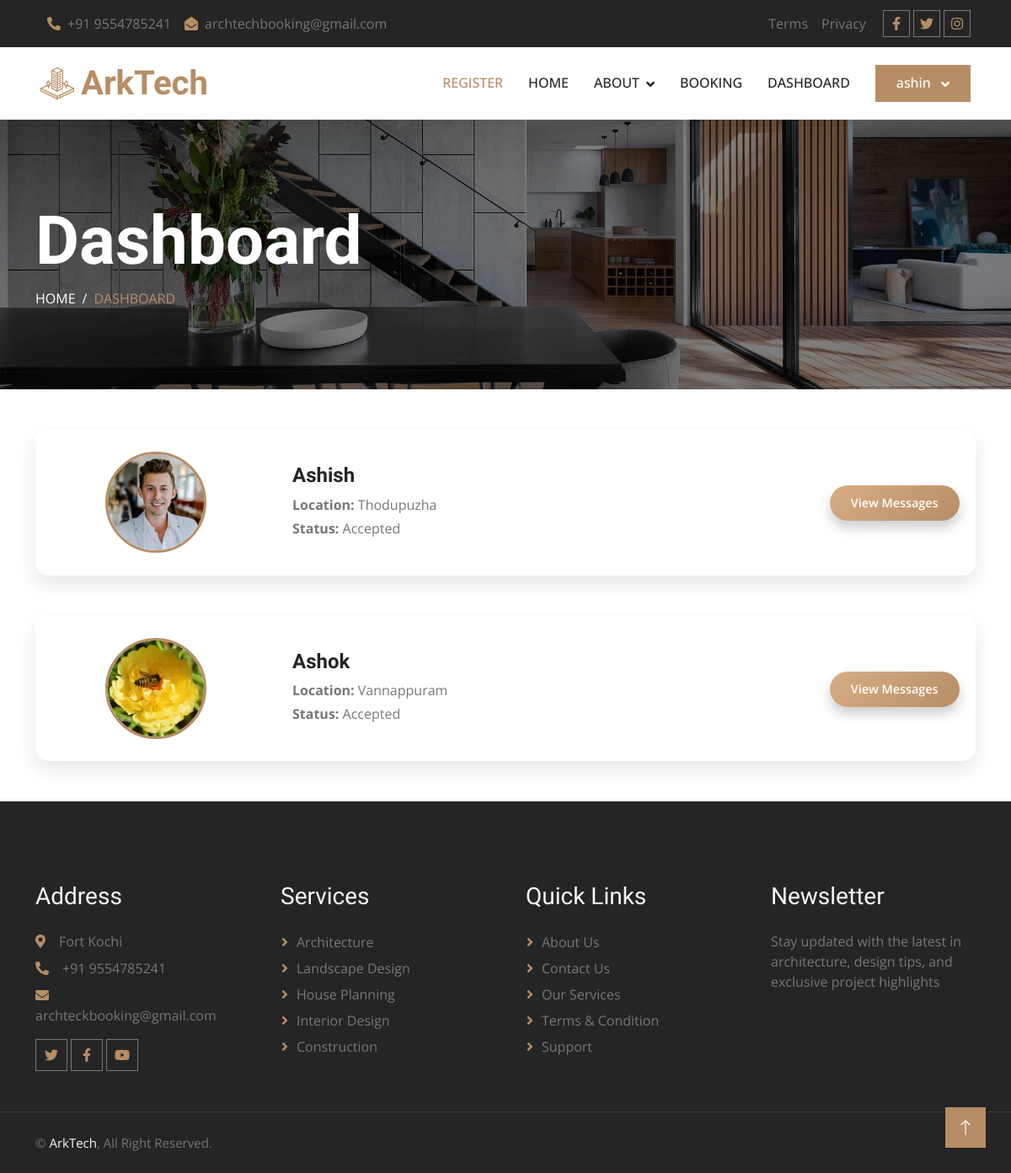
/Guest/customer_dashboard.php (signed in), run on an earlier commit of the app's database.
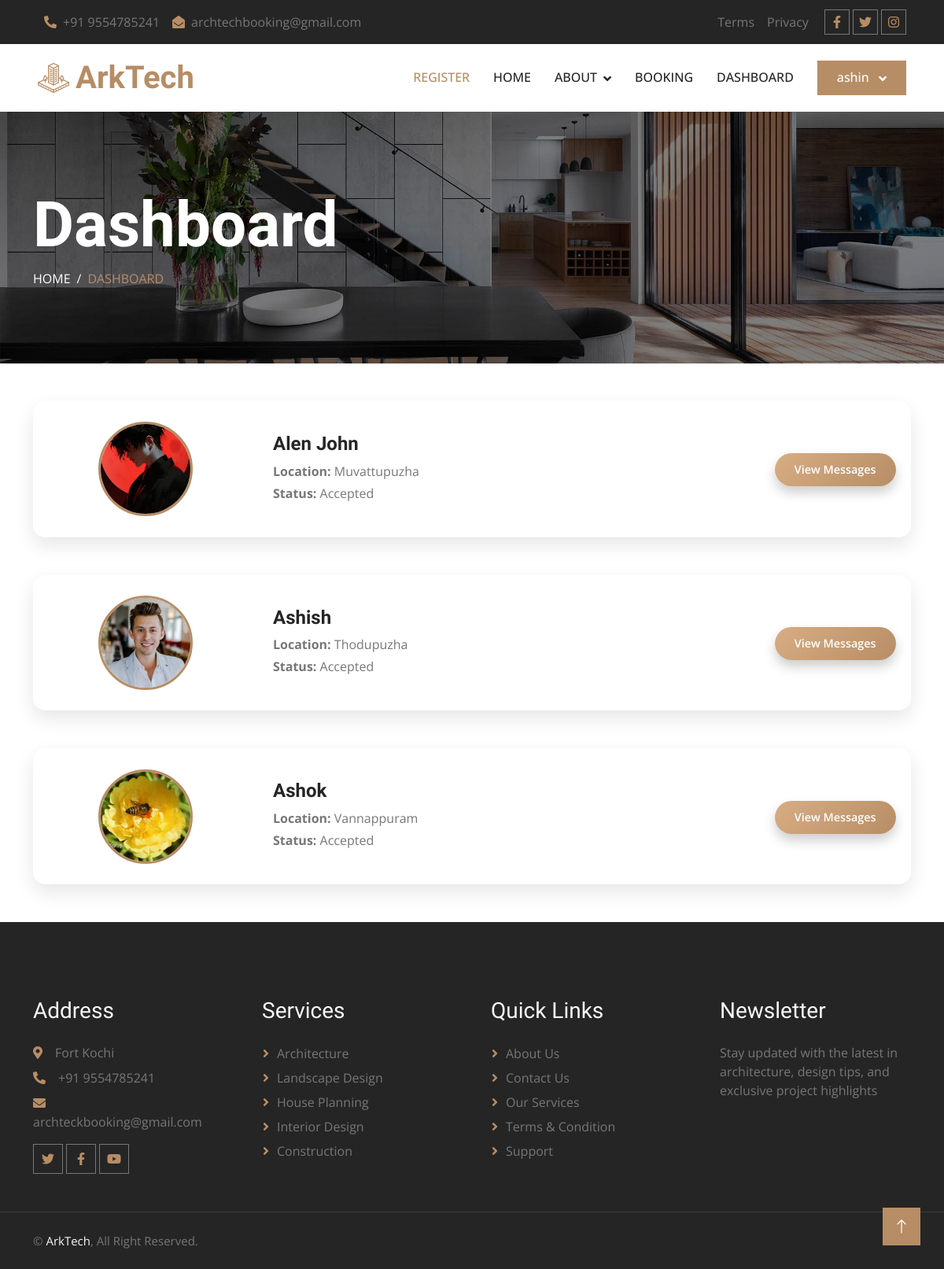
And on a later commit of the database.
### tables this page shows
CREATE TABLE IF NOT EXISTS `tbl_architects` (
  `cust_id` int NOT NULL,
  `architect_id` int NOT NULL AUTO_INCREMENT,
  `arch_name` varchar(50) NOT NULL,
  `about` mediumtext NOT NULL,
  `profiles` varchar(500) NOT NULL,
  `email` varchar(50) NOT NULL,
  `phone` bigint NOT NULL,
  `username` varchar(20) NOT NULL,
  `passwords` varchar(50) NOT NULL,
  `certificate_of_licensce` varchar(200) NOT NULL,
  `arch_locations` varchar(500) NOT NULL,
  `status` varchar(20) NOT NULL,
  `plan_id` int NOT NULL,
  `renewaldate` date NOT NULL,
  PRIMARY KEY (`architect_id`)
);

### dboperation.php (called while the page is built, shortened)
<?php
class dboperation
{
    public $con,$res;
    function __construct()
    {
        $this->con=mysqli_connect("localhost","root","","arktech");
    }
    public function executequery($sql)
    {
        $this->res=mysqli_query($this->con,$sql);
        return $this->res;
    }
}
?>

### Guest/customer_dashboard.php (the view, shortened to what this page needs)
<?php
include("../dboperation.php");
include("header.php");
$cust_id = $_SESSION['customer_id'];
$obj = new dboperation();
$sql = "SELECT DISTINCT a.architect_id, a.arch_name, a.status, a.profiles, a.arch_locations
        FROM tbl_messages m
        INNER JOIN tbl_architects a ON m.architect_id = a.architect_id
        WHERE m.user_id = '$cust_id'
        ORDER BY a.arch_name ASC";
$res = $obj->executequery($sql);
?>
<div class="container-fluid page-header py-5 mb-5">
  <div class="container py-5">
    <h1 class="display-1 text-white">Dashboard</h1>
    <nav aria-label="breadcrumb">
      <ol class="breadcrumb text-uppercase mb-0">
        <li class="breadcrumb-item"><a class="text-white" href="index.php">Home</a></li>
        <li class="breadcrumb-item text-primary active" aria-current="page">Dashboard</li>
      </ol>
    </nav>
  </div>
</div>
<div class="container my-5">
  <?php if (mysqli_num_rows($res) > 0) { ?>
    <?php while ($row = mysqli_fetch_assoc($res)) { ?>
      <div class="project-card mb-5">
        <div class="row align-items-center">
          <div class="col-md-3 d-flex justify-content-center">
            <?php if (!empty($row['profiles'])) { ?>
                <img src="../uploads/<?php echo $row['profiles']; ?>"
                    alt="Profile Picture"
                    style="width:120px;height:120px;object-fit:cover;
                            border-radius:50%;border:3px solid #B78D65;">
            <?php } ?>
          </div>
          <div class="col-md-7 p-4">
            <h4 class="fw-bold mb-2"><?php echo $row['arch_name']; ?></h4>
            <p class="mb-1"><strong>Location:</strong> <?php echo $row['arch_locations']; ?></p>
            <p class="mb-1"><strong>Status:</strong> <?php echo $row['status']; ?></p>
          </div>
          <div class="col-md-2 text-center">
            <a href='view_message.php?arch_id=<?php echo $row['architect_id']; ?>' class='view-btn mt-2'>
                View Messages
            </a>
          </div>
        </div>
      </div>
    <?php } ?>
  <?php } else { ?>
    <div class="text-center py-5">
      <h4 class="text-muted">You haven’t messaged any architects yet.</h4>
    </div>
  <?php } ?>
</div>
<?php include("footer.php"); ?>

### Guest/header.php (shortened to what this page needs)
<!DOCTYPE html>
<html lang="en">
<head>
    <link href="https://cdnjs.cloudflare.com/ajax/libs/font-awesome/5.10.0/css/all.min.css" rel="stylesheet">
    <link href="https://cdn.jsdelivr.net/npm/bootstrap-icons@1.4.1/font/bootstrap-icons.css" rel="stylesheet">
    <link href="lib/animate/animate.min.css" rel="stylesheet">
    <link href="lib/owlcarousel/assets/owl.carousel.min.css" rel="stylesheet">
    <link href="lib/tempusdominus/css/tempusdominus-bootstrap-4.min.css" rel="stylesheet" />
    <link href="css/bootstrap.min.css" rel="stylesheet">
    <link href="css/style.css" rel="stylesheet">
    <link href="css/hosting.css" rel="stylesheet">
</head>
<body>
    <div class="container-fluid bg-dark p-0 wow fadeIn" data-wow-delay="0.1s">
        <div class="row gx-0 d-none d-lg-flex">
            <div class="col-lg-7 px-5 text-start">
                <div class="h-100 d-inline-flex align-items-center py-3 me-3">
                    <a class="text-body px-2" href="tel:+0123456789"><i class="fa fa-phone-alt text-primary me-2"></i>+91 9554785241</a>
                    <a class="text-body px-2" href="mailto:info@example.com"><i class="fa fa-envelope-open text-primary me-2"></i>archtechbooking@gmail.com</a>
                </div>
            </div>
            <div class="col-lg-5 px-5 text-end">
                <div class="h-100 d-inline-flex align-items-center py-3 me-2">
                    <a class="text-body px-2" href="">Terms</a>
                    <a class="text-body px-2" href="">Privacy</a>
                </div>
                <div class="h-100 d-inline-flex align-items-center">
                    <a class="btn btn-sm-square btn-outline-body me-1" href=""><i class="fab fa-facebook-f"></i></a>
                    <a class="btn btn-sm-square btn-outline-body me-1" href=""><i class="fab fa-twitter"></i></a>
                    <a class="btn btn-sm-square btn-outline-body me-0" href=""><i class="fab fa-instagram"></i></a>
                </div>
            </div>
        </div>
    </div>
<nav class="navbar navbar-expand-lg bg-white navbar-light sticky-top py-lg-0 px-lg-5 wow fadeIn" data-wow-delay="0.1s">
    <a href="index.php" class="navbar-brand ms-4 ms-lg-0 d-flex align-items-center">
        <img class="me-2" src="img/icons/icon-1.png" alt="Icon" height="40">
        <h1 class="text-primary m-0" style="color: white;">ArkTech</h1>
    </a>
    <div class="collapse navbar-collapse" id="navbarCollapse">
        <div class="navbar-nav ms-auto p-4 p-lg-0">
            <a href="#" class="nav-item nav-link active" id="registerBtn">REGISTER</a>
            <a href="index.php" class="nav-item nav-link">HOME</a>
            <div class="nav-item dropdown">
                <a href="#" class="nav-link dropdown-toggle" data-bs-toggle="dropdown">ABOUT</a>
            </div>
            <a href="booking.php" class="nav-item nav-link">BOOKING</a>
            <a href="customer_dashboard.php" class="nav-item nav-link require-login">DASHBOARD</a>
        </div>
        <?php if (isset($_SESSION['username'])): ?>
            <div class="dropdown d-none d-lg-block">
                <button class="btn btn-primary dropdown-toggle py-2 px-4" type="button"
                    id="userDropdown" data-bs-toggle="dropdown" aria-expanded="false"
                    style="outline: none; box-shadow: none; border-color: transparent;">
                    <?php echo $_SESSION['username']; ?>
                </button>
            </div>
        <?php else: ?>
            <a href="/ArkTech/Guest/login.php" class="btn btn-primary py-2 px-4 d-none d-lg-block">LOGIN</a>
        <?php endif; ?>
    </div>
</nav>

### Guest/footer.php (shortened to what this page needs)
<div class="container-fluid bg-dark text-body footer mt-5 pt-5 px-0 wow fadeIn" data-wow-delay="0.1s">
     <div class="container py-5">
         <div class="row g-5">
             <div class="col-lg-3 col-md-6">
                 <h3 class="text-light mb-4">Address</h3>
                 <p class="mb-2"><i class="fa fa-map-marker-alt text-primary me-3"></i>Fort Kochi</p>
                 <p class="mb-2"><i class="fa fa-phone-alt text-primary me-3"></i>+91 9554785241</p>
                 <p class="mb-2"><i class="fa fa-envelope text-primary me-3"></i>archteckbooking@gmail.com</p>
                 <div class="d-flex pt-2">
                     <a class="btn btn-square btn-outline-body me-1" href=""><i class="fab fa-twitter"></i></a>
                     <a class="btn btn-square btn-outline-body me-1" href=""><i class="fab fa-facebook-f"></i></a>
                     <a class="btn btn-square btn-outline-body me-1" href=""><i class="fab fa-youtube"></i></a>
                 </div>
             </div>
             <div class="col-lg-3 col-md-6">
                 <h3 class="text-light mb-4">Services</h3>
                 <a class="btn btn-link" href="services.php">Architecture</a>
                 <a class="btn btn-link" href="services.php">Landscape Design</a>
                 <a class="btn btn-link" href="services.php">House Planning</a>
                 <a class="btn btn-link" href="services.php">Interior Design</a>
                 <a class="btn btn-link" href="services.php">Construction</a>
             </div>
             <div class="col-lg-3 col-md-6">
                 <h3 class="text-light mb-4">Quick Links</h3>
                 <a class="btn btn-link" href="about.php">About Us</a>
                 <a class="btn btn-link" href="contact.php">Contact Us</a>
                 <a class="btn btn-link" href="services.php">Our Services</a>
                 <a class="btn btn-link" href="">Terms & Condition</a>
                 <a class="btn btn-link" href="">Support</a>
             </div>
             <div class="col-lg-3 col-md-6">
                 <h3 class="text-light mb-4">Newsletter</h3>
                 <p>Stay updated with the latest in architecture, design tips, and exclusive project highlights</p>
             </div>
         </div>
     </div>
     <div class="container-fluid copyright">
         <div class="container">
             <div class="row">
                 <div class="col-md-6 text-center text-md-start mb-3 mb-md-0">
                     &copy; <a href="index.php">ArkTech</a>, All Right Reserved.
                 </div>
             </div>
         </div>
     </div>
 </div>
 <a href="#" class="btn btn-lg btn-primary btn-lg-square back-to-top"><i class="bi bi-arrow-up"></i></a>

### Guest/css/style.css (style rules this page uses)
:root { --primary: #B78D65; --light: #F8F8F8; --dark: #252525; }
h1, h2, .h1, .h2, .fw-bold { font-weight: 600 !important; }
h3, h4, .h3, .h4, .fw-medium { font-weight: 500 !important; }
.back-to-top { position: fixed; display: none; right: 30px; bottom: 30px; z-index: 99; }
.btn { font-weight: 500; transition: .5s; }
.btn.btn-primary, .btn.btn-secondary { color: #FFFFFF; }
.btn-square { width: 38px; height: 38px; }
.btn-sm-square { width: 32px; height: 32px; }
.btn-lg-square { width: 48px; height: 48px; }
.btn-square, .btn-sm-square, .btn-lg-square { padding: 0; display: flex; align-items: center; justify-content: center; font-weight: normal; }
.btn-outline-body { color: var(--primary); border-color: #777777; }
.navbar .dropdown-toggle::after { border: none; content: "\f107"; font-family: "Font Awesome 5 Free"; font-weight: 900; vertical-align: middle; margin-left: 8px; }
.navbar .navbar-nav .nav-link { margin-right: 30px; padding: 30px 0; color: var(--dark); font-weight: 500; text-transform: uppercase; outline: none; }
.navbar .navbar-nav .nav-link:hover, .navbar .navbar-nav .nav-link.active { color: var(--primary); }
.navbar.sticky-top { top: -100px; transition: .5s; }
.page-header { background: linear-gradient(rgba(0, 0, 0, .5), rgba(0, 0, 0, .5)), url(../img/carousel-1.jpg) center center no-repeat; background-size: cover; }
.breadcrumb-item+.breadcrumb-item::before { color: var(--light); }
.footer .btn.btn-link { display: block; margin-bottom: 5px; padding: 0; text-align: left; color: #777777; font-weight: normal; text-transform: capitalize; transition: .3s; }
.footer .btn.btn-link::before { position: relative; content: "\f105"; font-family: "Font Awesome 5 Free"; font-weight: 900; color: var(--primary); margin-right: 10px; }
.footer .copyright { padding: 25px 0; font-size: 15px; border-top: 1px solid rgba(256, 256, 256, .1); }
.footer .copyright a { color: var(--light); }

### Guest/customer_dashboard.php (style rules this page uses)
.project-card { border: 1px solid rgba(255, 255, 255, 0.1); border-radius: 15px; box-shadow: 0 10px 25px rgba(0,0,0,0.1); padding: 15px; background: #fff; }
.view-btn { display: inline-block; padding: 10px 25px; font-size: 0.9rem; font-weight: 600; color: #fff; background: linear-gradient(135deg, #d8ad84ff 0%, #B78D65 100%); border: none; border-radius: 50px; text-decoration: none; transition: all 0.3s ease; box-shadow: 0 8px 15px rgba(0, 0, 0, 0.2); position: relative; overflow: hidden; }
.view-btn::after { content: ""; position: absolute; top: 0; left: -75%; width: 50%; height: 100%; background: rgba(255, 255, 255, 0.2); transform: skewX(-25deg); transition: all 0.5s ease; }

What changed in the data, as far as the page shows it:
added tbl_architects: profiles (picture), arch_name "Alen John", arch_locations "Muvattupuzha", status "Accepted"
